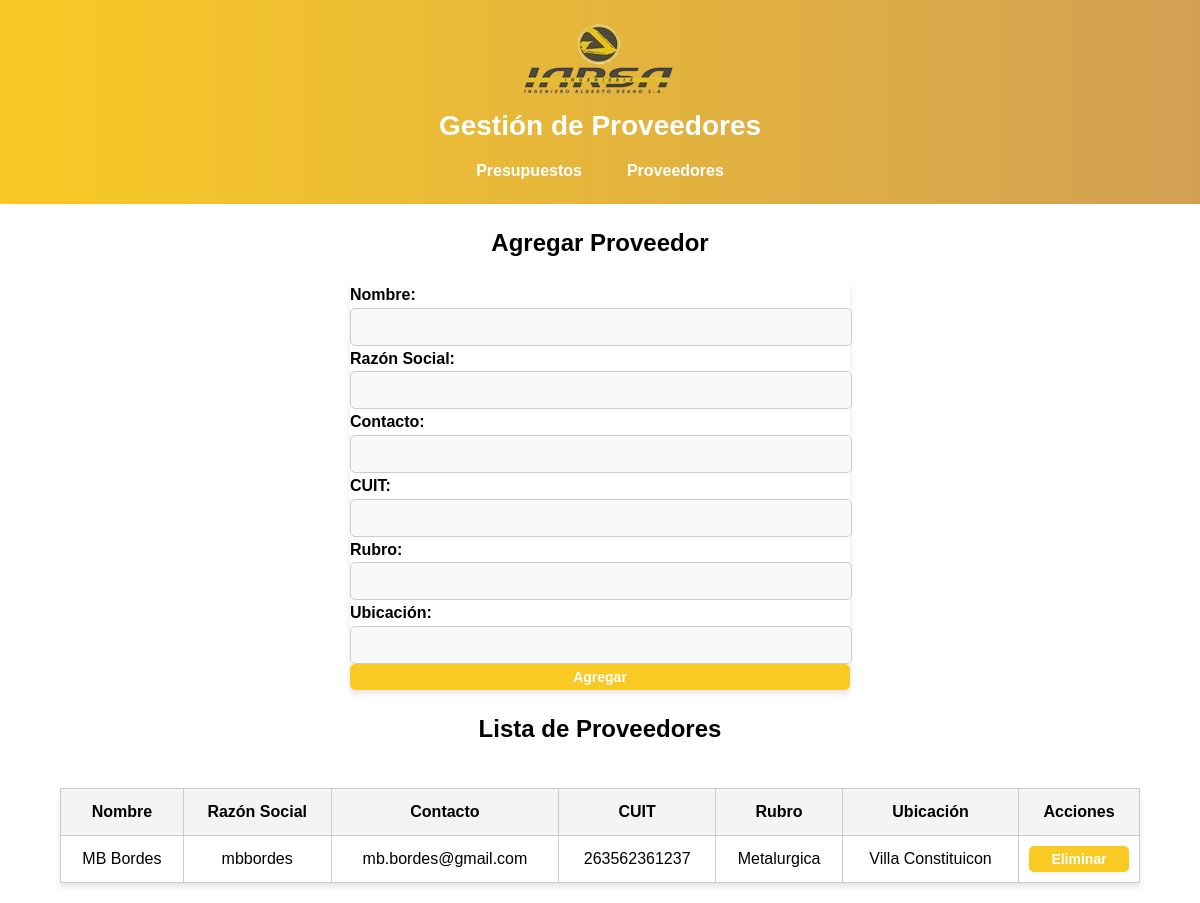
/proveedores, run on the app's committed database.
### tables this page shows
CREATE TABLE proveedores (
        id INTEGER PRIMARY KEY AUTOINCREMENT,
        nombre TEXT NOT NULL UNIQUE,
        razonsocial TEXT,
        contacto TEXT,
        cuit TEXT,
        rubro TEXT,
        ubicacion TEXT
    );

### appy.py (the view, shortened to what this page needs)
@app.route('/proveedores', methods=['GET', 'POST'])
def proveedores():
    conn = obtener_conexion()
    cursor = conn.cursor()
    cursor.execute('SELECT * FROM proveedores')
    proveedores = cursor.fetchall()
    conn.close()
    return render_template('proveedores.html', proveedores=proveedores)

### appy.py (called while the page is built)
def obtener_conexion():
    conn = sqlite3.connect('empresa.db', check_same_thread=False)
    conn.row_factory = sqlite3.Row
    return conn

### templates/proveedores.html (shortened to what this page needs)
<!DOCTYPE html>
<html lang="es">
<head>
    <link rel="stylesheet" href="{{ url_for('static', filename='css/styles.css') }}">
</head>
<body>
    <header>
        <img src="{{ url_for('static', filename='images/Logo-Iarsa.png') }}" alt="Logo de la Empresa" class="logo">
        <div class="header-content">
        <h1>Gestión de Proveedores</h1>
        <nav>
            <ul>
                <li><a href="{{ url_for('presupuestos') }}">Presupuestos</a></li>
                <li><a href="{{ url_for('proveedores') }}">Proveedores</a></li>
            </ul>
        </nav>
    </header>
    <h2>Agregar Proveedor</h2>
    <form action="{{ url_for('proveedores') }}" method="POST">
        <label for="nombre">Nombre:</label>
        <input type="text" name="nombre" required>
        <label for="razonsocial">Razón Social:</label>
        <input type="text" name="razonsocial" required>
        <label for="contacto">Contacto:</label>
        <input type="text" name="contacto" required>
        <label for="cuit">CUIT:</label>
        <input type="text" name="cuit" required>
        <label for="rubro">Rubro:</label>
        <input type="text" name="rubro" required>
        <label for="ubicacion">Ubicación:</label>
        <input type="text" name="ubicacion" required>
        <button type="submit">Agregar</button>
    </form>
    <h2>Lista de Proveedores</h2>
    <table>
        <thead>
            <tr>
                <th>Nombre</th>
                <th>Razón Social</th>
                <th>Contacto</th>
                <th>CUIT</th>
                <th>Rubro</th>
                <th>Ubicación</th>
                <th>Acciones</th>
            </tr>
        </thead>
        <tbody>
            {% for proveedor in proveedores %}
            <tr>
                <td>{{ proveedor.nombre }}</td>
                <td>{{ proveedor.razonsocial }}</td>
                <td>{{ proveedor.contacto }}</td>
                <td>{{ proveedor.cuit }}</td>
                <td>{{ proveedor.rubro }}</td>
                <td>{{ proveedor.ubicacion }}</td>
                <td>
                    <form action="{{ url_for('eliminar_proveedor', proveedor_id=proveedor.id) }}" method="POST" style="display:inline;">
                        <button type="submit" class="btn-eliminar">Eliminar</button>
                    </form>
                </td>
            </tr>
            {% endfor %}
        </tbody>
    </table>
</body>
</html>

### static/css/styles.css (style rules this page uses)
body { font-family: 'Arial', sans-serif; margin: 0; padding: 0; background-color: white; color: black; line-height: 1.6; display: flex; flex-direction: column; align-items: center; justify-content: center; min-height: 100vh; }
header { width: 100%; background: linear-gradient(90deg, #f9ca24, #d1a054); color: white; text-align: center; padding: 20px 10px; }
h1 { font-size: 28px; margin: 0; font-family: 'Arial', sans-serif; font-weight: bold; color: white; }
nav ul { list-style: none; padding: 0; margin: 10px 0 0 0; display: flex; gap: 15px; justify-content: center; }
nav ul li a { text-decoration: none; color: white; padding: 10px 15px; font-weight: bold; }
form { margin: 20px auto; padding: 20px; max-width: 500px; width: 100%; border: 1px solid #ccc; border-radius: 5px; background-color: white; box-shadow: 0px 4px 6px rgba(0, 0, 0, 0.1); display: flex; flex-direction: column; gap: 15px; }
label { font-weight: bold; margin-bottom: 5px; }
input, select, button { width: calc(100% - 20px); margin: 0 auto; padding: 10px; font-size: 14px; border: 1px solid #ccc; border-radius: 5px; background-color: #f9f9f9; }
button { width: 100%; background-color: #f9ca24; color: white; font-weight: bold; cursor: pointer; transition: background-color 0.3s ease; }
table { width: 90%; margin: 20px auto; border-collapse: collapse; background-color: white; border: 1px solid #ccc; box-shadow: 0px 4px 6px rgba(0, 0, 0, 0.1); text-align: center; }
th, td { border: 1px solid #ccc; padding: 10px; }
th { background-color: #f4f4f4; font-weight: bold; }
td { color: black; vertical-align: middle; }
form { margin: 0; padding: 0; display: inline; background: none; border: none; }
button, .btn-eliminar { background-color: #f9ca24; color: white; border: none; padding: 5px 10px; border-radius: 5px; cursor: pointer; font-size: 14px; transition: background-color 0.3s ease; display: inline-block; white-space: nowrap; }
table td:last-child { text-align: center; vertical-align: middle; width: 100px; }
table th:last-child, table td:last-child { width: 100px; }

### data on the page
proveedores: nombre "MB Bordes", razonsocial "mbbordes", contacto "mb.bordes@gmail.com", cuit "263562361237", rubro "Metalurgica", ubicacion "Villa Constituicon"
